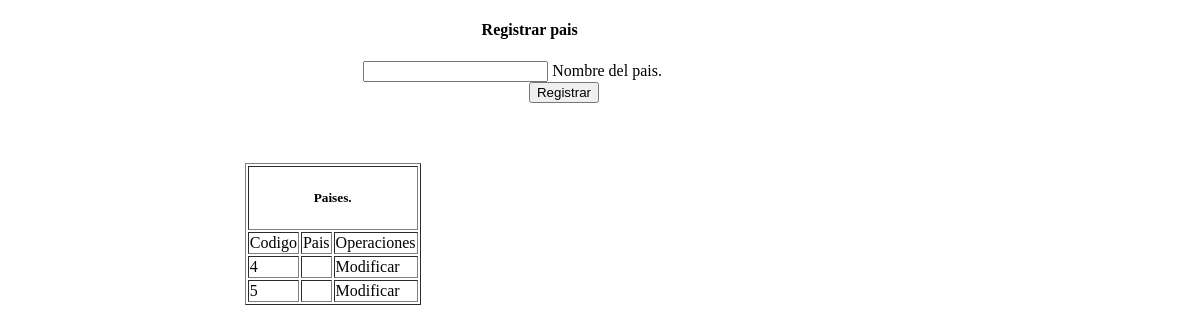
The app's page /Views/pais.php, older data.
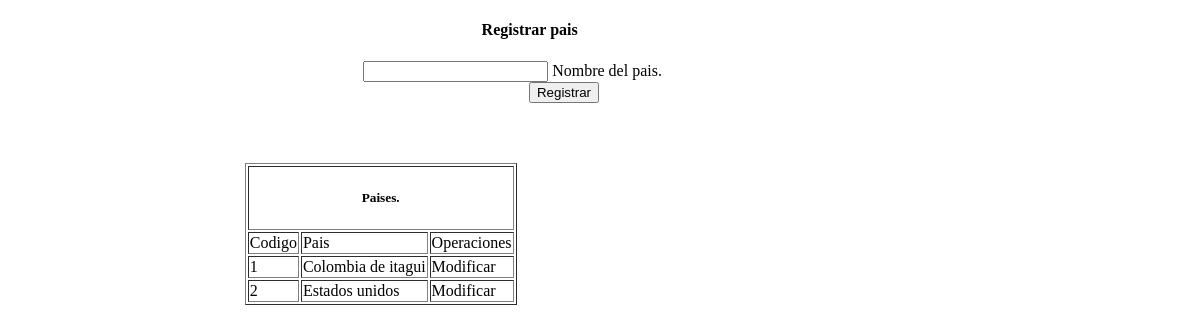
The same page, newer data.
### tables this page shows
CREATE TABLE `tbl_pais` (
  `pais_cod` int(11) NOT NULL,
  `pais_nom` varchar(100) NOT NULL
);

### Model/pais.class.php (called while the page is built, shortened)
<?php
class Gestion_Pais{
    public static function cargarpais(){
		$pdo = ConexionBD::AbrirBD();
		$pdo->setAttribute(PDO::ATTR_ERRMODE, PDO::ERRMODE_EXCEPTION);
		$sql= "SELECT * FROM tbl_pais";
		$query= $pdo->prepare($sql);
		$query->execute();
		$result = $query ->fetchALL(PDO::FETCH_BOTH);
		return $result;
	}
}
?>

### Views/consultar_pais.php (the view, shortened to what this page needs)
<?php
 require_once("../Model/pais.class.php");
  $pais =Gestion_Pais::cargarpais();
 ?>
<!DOCTYPE html>
<html>
  <head>
  </head>
  <body>
    <div class="tablapais">
      <section>
        <table border="1px" class="highlight">
          <thead>
            <th colspan="4"><center><h5>Paises.</h5></center></th>
            <tr>
              <td>Codigo</td>
              <td>Pais</td>
              <td>Operaciones</td>
            </tr>
          </thead>
          <tbody>
            <?php foreach ($pais as $bn): ?>
              <tr>
                <td><?php echo $bn["pais_cod"];  ?></td>
                <td><?php echo $bn["pais_nom"];  ?></td>
                <td>
                  <span style="cursor:pointer;" onclick="valida3(<?php echo $bn["pais_cod"]; ?>)">Modificar</span>
                </td>
              </tr>
           <?php endforeach ?>
          </tbody>
        </table>
      </section>
    </div>
  </body>
</html>

Row changes from the older to the newer data that the page shows:
removed tbl_pais: pais_cod "4"
removed tbl_pais: pais_cod "5"
added tbl_pais: pais_cod "1", pais_nom "Colombia de itagui"
added tbl_pais: pais_cod "2", pais_nom "Estados unidos"
